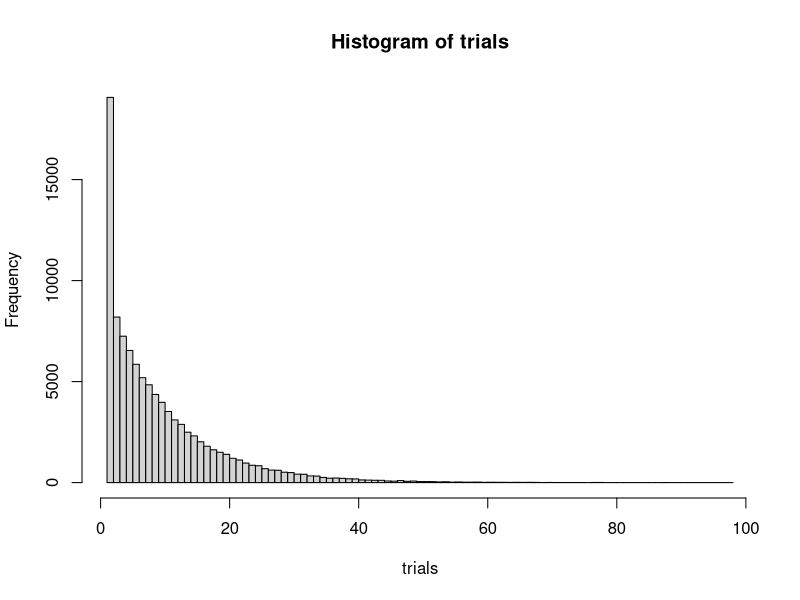
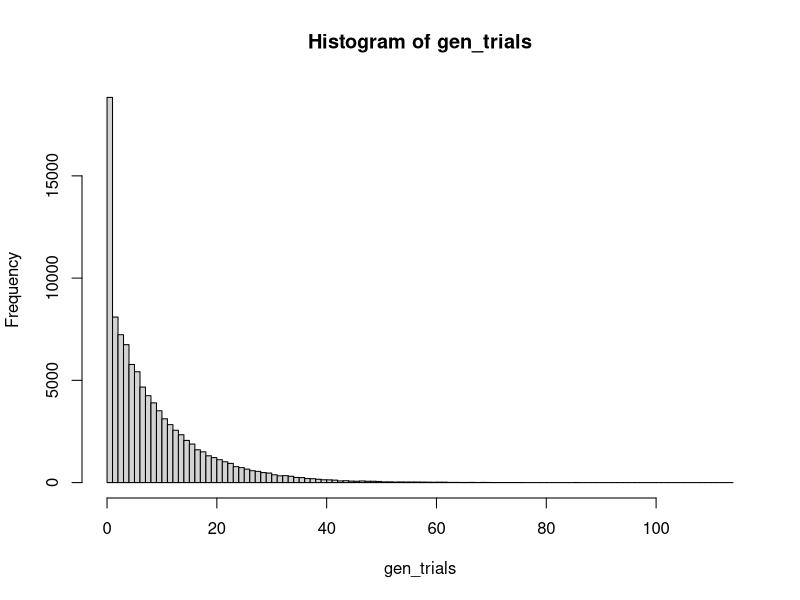
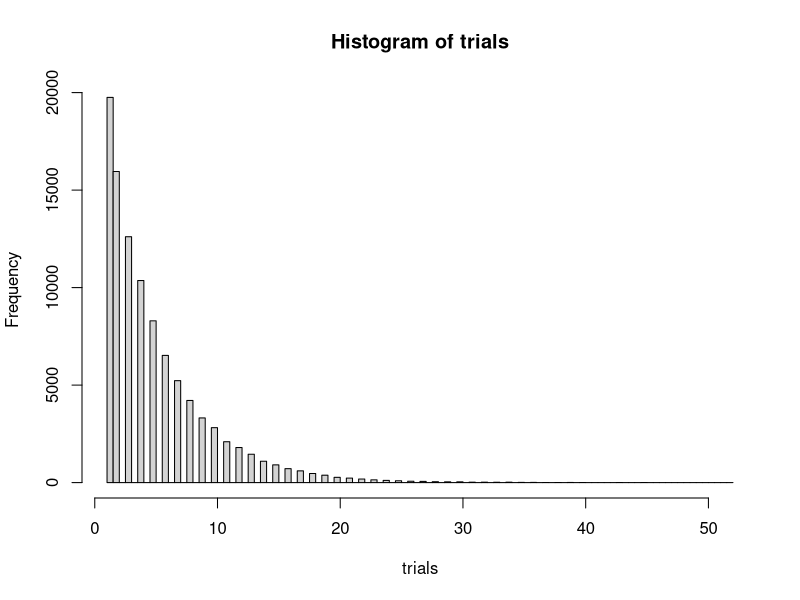
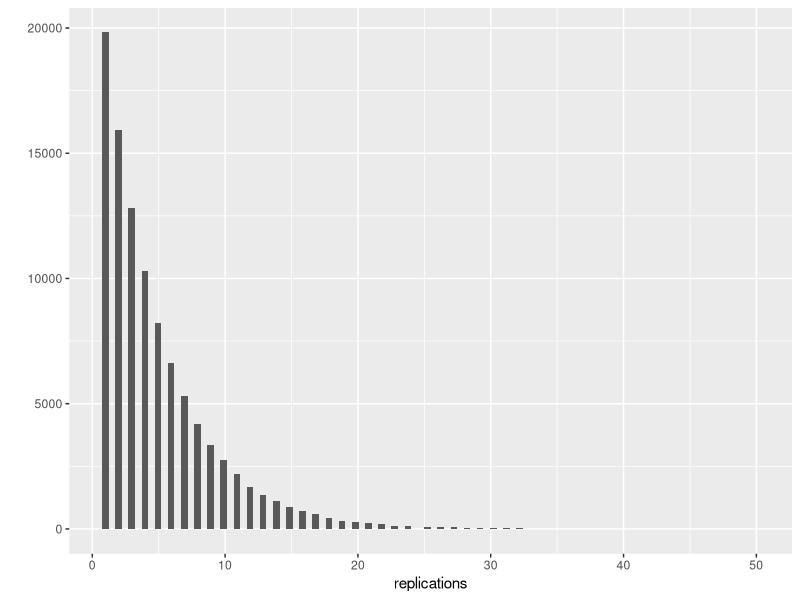
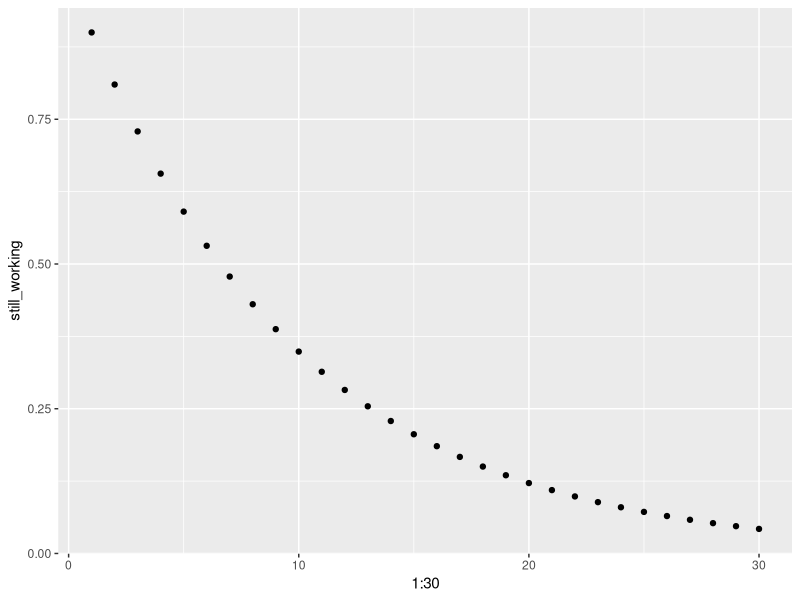
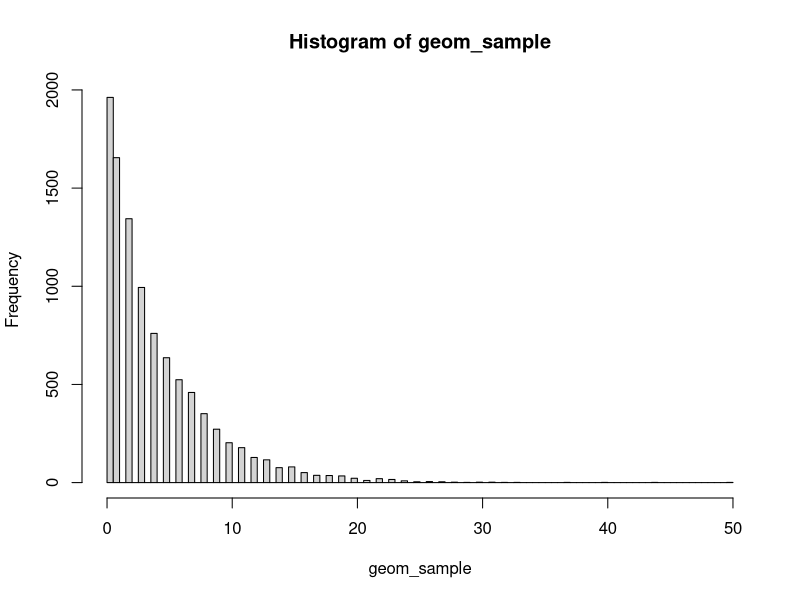

Source code (R) for these figures, in order:
flips = rbinom(100, 1, .1)
which(flips == 1)[1]
trials = replicate(100000, which(rbinom(100, 1, .1) == 1)[1])
hist(trials, breaks=100)
str(trials)
gen_trials = rgeom(100000, .1)
hist(gen_trials, breaks=100)
mean(gen_trials)
class(gen_trials) == class(trials)
str(gen_trials) == str(trials)
mean ~ 1/p - 1

# Simulate 100 instances of flipping a 20% coin
flips <- rbinom(100, 1, .20)

# Use which to find the first case of 1 ("heads")
which(flips == 1)[1]
trials = replicate(100000, which(rbinom(100, 1, .2) == 1)[1])
mean(trials)
hist(trials, breaks=100)

# Existing code for finding the first instance of heads
which(rbinom(100, 1, .2) == 1)[1]
# Replicate this 100,000 times using replicate()
replications <- replicate(100000, which(rbinom(100, 1, .2) == 1)[1])
# Histogram the replications with qplot
library(ggplot2)
qplot(replications, bins=100)

# Find the probability the machine breaks on 5th day or earlier
pgeom(4, .1)
# Find the probability the machine is still working on 20th day
1 - pgeom(19, .1)

# Calculate the probability of machine working on day 1-30
still_working <- 1 - pgeom(0:29, .10)
# Plot the probability for days 1 to 30
qplot(1:30, still_working)
?rgeom
geom_sample = rgeom(10000, .2)
hist(geom_sample, 100)
